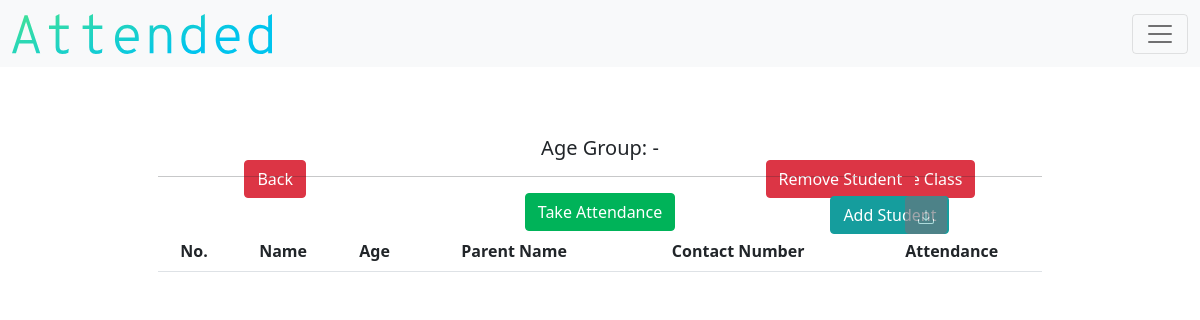
Page /detail_class/1 (signed in) on the earlier database version.
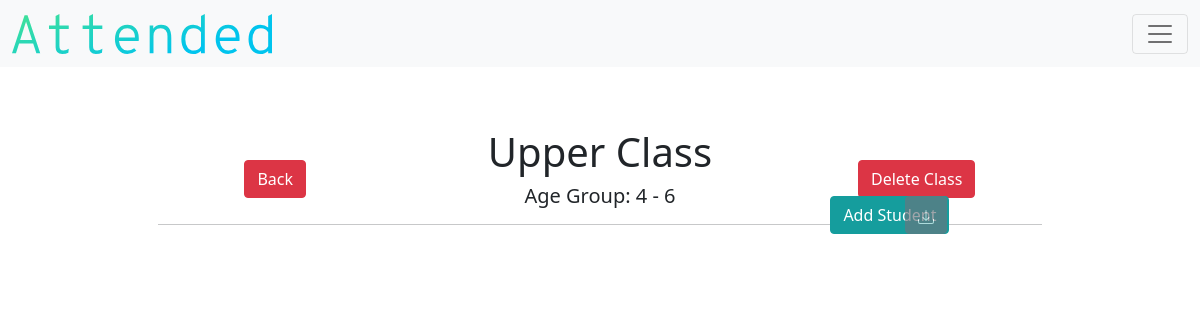
Same page on the later database version.
### models.py (models this page shows)
class Class(db.Model):
    __tablename__ = "class"
    id = db.Column(db.Integer, primary_key=True)
    teacher_id = db.Column(db.Integer, db.ForeignKey("teacher.id"))
    name = db.Column(db.String(), nullable=False)
    lowest_age = db.Column(db.Integer, nullable=False)
    highest_age = db.Column(db.Integer, nullable=False)
    student_count = db.Column(db.Integer, default=0)
    attendance_count = db.Column(db.Integer, default=0)
    class_attends = db.relationship("Attendance", backref="class_attend")

### application.py (the view)
@app.route("/detail_class/<string:id>")
def detail_class(id):
    teacher = current_user.get_id()
    teacher_object = db.session.query(Teacher).filter_by(id=teacher).first()
    if not current_user.is_authenticated:
        return redirect("/login")
    else:
        TABLE_HEADERS=["No.", "Name", "Age", "Parent Name", "Contact Number", "Attendance"]
        teacher = current_user.get_id()
        class_object = Class.query.filter_by(id = id).first()
        students = Student.query.filter_by(class_id=id, teacher_id=teacher)
        class_attendance = Attendance.query.filter_by(class_id=id, teacher_id=teacher)
        return render_template("detail-class.html", classes=class_object, headers=TABLE_HEADERS, students=students, attendances=class_attendance, teacher=teacher_object)

### application.py (called while the page is built)
@login.user_loader
def load_user(id):
    return Teacher.query.get(id)

### templates/detail-class.html (shortened to what this page needs)
{% extends "layout.html" %}
{% block main %}
        <h1>{{classes.name}}</h1>
        <h5> Age Group: {{classes.lowest_age}} - {{classes.highest_age}} </h5>
        <a class="btn btn-danger" id="detail-class-del" href="/delete-class/{{classes.id}}" type="button">Delete Class</a>
        {% if classes.student_count != 0 %}
        <a class="btn btn-danger" id="detail-class-rem-student" href="/remove-student-class/{{classes.id}}" type="button">Remove Student</a>
        {% endif %}
        <a class="btn btn-danger" id="detail-class-back" href="/class" type="button">Back</a>
        <hr>
        <div class="d-grid gap-2 d-md-block">
          {% if classes.student_count != 0 %}
          <a class="btn btn-success" id="detail-class-attendance" href="/take-attendance/{{classes.id}}" role="button">Take Attendance</a>
          {% endif %}
          <a class="btn btn-secondary" id="detail-class-add" href="/add_student_class/{{classes.id}}" role="button">Add Student</a>
          <button disabled type="button" id="detail-class-export" class="btn btn-secondary"></button>
        </div>
        {% if classes.student_count != 0 %}
        <div class="table-responsive">
          <table class="table table-hover">
                  <thead>
                          <tr>
                                  {% for header in headers %}
                                  <th id="header"> {{ header }} </th>
                                  {% endfor %}
                          </tr>
                  </thead>
          </table>
        </div>
        {% endif %}
{% endblock %}

Differences in the rows shown:
added Class: name "Upper Class", lowest_age "4", highest_age "6"
Other differences:
text no longer shown: "Remove Student Take Attendance"
list line gone: "No."
list line gone: "Name"
list line gone: "Age"
list line gone: "Parent Name"
list line gone: "Contact Number"
list line gone: "Attendance"
